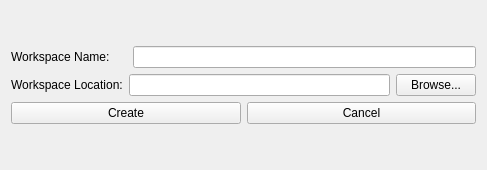
<?xml version="1.0" encoding="UTF-8"?>
<ui version="4.0">
 <class>newWorkspace_window</class>
 <widget class="QWidget" name="newWorkspace_window">
  <property name="enabled">
   <bool>true</bool>
  </property>
  <property name="geometry">
   <rect>
    <x>0</x>
    <y>0</y>
    <width>487</width>
    <height>170</height>
   </rect>
  </property>
  <property name="minimumSize">
   <size>
    <width>487</width>
    <height>170</height>
   </size>
  </property>
  <property name="maximumSize">
   <size>
    <width>487</width>
    <height>170</height>
   </size>
  </property>
  <property name="windowTitle">
   <string>New Workspace</string>
  </property>
  <layout class="QGridLayout" name="NewProjectWindowLayout">
   <item row="0" column="0">
    <layout class="QVBoxLayout" name="newWorkspaceLayout">
     <item>
      <layout class="QHBoxLayout" name="newWorkspaceNameLayout_newWorkspaceWindow">
       <item>
        <widget class="QLabel" name="workspaceNameLabel_newWorkspaceWindow">
         <property name="text">
          <string>Workspace Name:     </string>
         </property>
        </widget>
       </item>
       <item>
        <widget class="QLineEdit" name="workspaceNameInput_newWorkspaceWindow"/>
       </item>
      </layout>
     </item>
     <item>
      <layout class="QHBoxLayout" name="newWorkspaceLocationLayout_newWorkspaceWindow">
       <item>
        <widget class="QLabel" name="workspaceLocationLabel_newWorkspaceWindow">
         <property name="text">
          <string>Workspace Location:</string>
         </property>
        </widget>
       </item>
       <item>
        <widget class="QLineEdit" name="workspaceLocationInput_newWorkspaceWindow"/>
       </item>
       <item>
        <widget class="QPushButton" name="browseWorkspaceButton_newWorkspaceWindow">
         <property name="text">
          <string>Browse...</string>
         </property>
        </widget>
       </item>
      </layout>
     </item>
     <item>
      <layout class="QHBoxLayout" name="newWorkspaceButtonsLayout_newWorkspaceWindow">
       <item>
        <widget class="QPushButton" name="createWorkspaceButton_newWorkspaceWindow">
         <property name="text">
          <string>Create</string>
         </property>
        </widget>
       </item>
       <item>
        <widget class="QPushButton" name="cancelWorkspaceButton_newWorkspaceWindow">
         <property name="text">
          <string>Cancel</string>
         </property>
        </widget>
       </item>
      </layout>
     </item>
    </layout>
   </item>
  </layout>
 </widget>
 <resources/>
 <connections/>
</ui>
